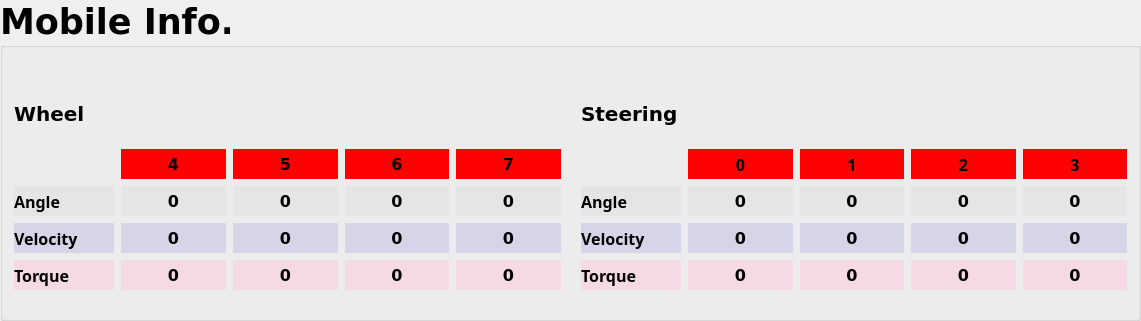
      <widget class="QGroupBox" name="Mobile_Info">
       <property name="geometry">
        <rect>
         <x>30</x>
         <y>10</y>
         <width>1141</width>
         <height>321</height>
        </rect>
       </property>
       <property name="font">
        <font>
         <family>Bitstream Vera Sans</family>
         <pointsize>26</pointsize>
         <weight>75</weight>
         <bold>true</bold>
        </font>
       </property>
       <property name="title">
        <string>Mobile Info.</string>
       </property>
       <layout class="QGridLayout" name="gridLayout_8">
        <property name="horizontalSpacing">
         <number>20</number>
        </property>
        <item row="1" column="0">
         <layout class="QGridLayout" name="grid_Wheel_Info">
          <property name="spacing">
           <number>7</number>
          </property>
          <item row="2" column="2">
           <widget class="QLabel" name="Wheel_label_PresentVelocity_2">
            <property name="font">
             <font>
              <family>Bitstream Vera Sans</family>
              <pointsize>12</pointsize>
              <weight>75</weight>
              <italic>false</italic>
              <bold>true</bold>
             </font>
            </property>
            <property name="styleSheet">
             <string notr="true">background-color: rgb(214, 212, 231)</string>
            </property>
            <property name="text">
             <string>0</string>
            </property>
            <property name="alignment">
             <set>Qt::AlignCenter</set>
            </property>
           </widget>
          </item>
          <item row="1" column="4">
           <widget class="QLabel" name="Wheel_label_PresentAngle_4">
            <property name="font">
             <font>
              <family>Bitstream Vera Sans</family>
              <pointsize>12</pointsize>
              <weight>75</weight>
              <italic>false</italic>
              <bold>true</bold>
             </font>
            </property>
            <property name="styleSheet">
             <string notr="true">background-color: rgb(229, 229, 229)</string>
            </property>
            <property name="text">
             <string>0</string>
            </property>
            <property name="alignment">
             <set>Qt::AlignCenter</set>
            </property>
           </widget>
          </item>
          <item row="1" column="0">
           <widget class="QLabel" name="Wheel_label_title_Angle">
            <property name="minimumSize">
             <size>
              <width>0</width>
              <height>30</height>
             </size>
            </property>
            <property name="maximumSize">
             <size>
              <width>100</width>
              <height>30</height>
             </size>
            </property>
            <property name="font">
             <font>
              <family>微軟正黑體</family>
              <pointsize>12</pointsize>
              <weight>75</weight>
              <bold>true</bold>
             </font>
            </property>
            <property name="styleSheet">
             <string notr="true">background-color: rgb(229, 229, 229)</string>
            </property>
            <property name="text">
             <string>Angle</string>
            </property>
           </widget>
          </item>
          <item row="3" column="0">
           <widget class="QLabel" name="Wheel_label_title_Torque">
            <property name="minimumSize">
             <size>
              <width>0</width>
              <height>30</height>
             </size>
            </property>
            <property name="maximumSize">
             <size>
              <width>100</width>
              <height>30</height>
             </size>
            </property>
            <property name="font">
             <font>
              <family>微軟正黑體</family>
              <pointsize>12</pointsize>
              <weight>75</weight>
              <bold>true</bold>
             </font>
            </property>
            <property name="styleSheet">
             <string notr="true">background-color: rgb(245, 217, 228);</string>
            </property>
            <property name="text">
             <string>Torque</string>
            </property>
           </widget>
          </item>
          <item row="0" column="4">
           <widget class="QLabel" name="Wheel_label_ID_4">
            <property name="minimumSize">
             <size>
              <width>0</width>
              <height>30</height>
             </size>
            </property>
            <property name="maximumSize">
             <size>
              <width>120</width>
              <height>30</height>
             </size>
            </property>
            <property name="font">
             <font>
              <family>Bitstream Vera Sans</family>
              <pointsize>12</pointsize>
              <weight>75</weight>
              <bold>true</bold>
             </font>
            </property>
            <property name="styleSheet">
             <string notr="true">background-color :rgb(255, 0, 0)</string>
            </property>
            <property name="text">
             <string>7</string>
            </property>
            <property name="alignment">
             <set>Qt::AlignCenter</set>
            </property>
           </widget>
          </item>
          <item row="2" column="0">
           <widget class="QLabel" name="Wheel_label_title_Velocity">
            <property name="minimumSize">
             <size>
              <width>0</width>
              <height>30</height>
             </size>
            </property>
            <property name="maximumSize">
             <size>
              <width>100</width>
              <height>30</height>
             </size>
            </property>
            <property name="font">
             <font>
              <family>微軟正黑體</family>
              <pointsize>12</pointsize>
              <weight>75</weight>
              <bold>true</bold>
             </font>
            </property>
            <property name="styleSheet">
             <string notr="true">background-color: rgb(214, 212, 231)</string>
            </property>
            <property name="text">
             <string>Velocity</string>
            </property>
           </widget>
          </item>
          <item row="0" column="1">
           <widget class="QLabel" name="Wheel_label_ID">
            <property name="minimumSize">
             <size>
              <width>0</width>
              <height>30</height>
             </size>
            </property>
            <property name="maximumSize">
             <size>
              <width>120</width>
              <height>30</height>
             </size>
            </property>
            <property name="font">
             <font>
              <family>Bitstream Vera Sans</family>
              <pointsize>12</pointsize>
              <weight>75</weight>
              <bold>true</bold>
             </font>
            </property>
            <property name="styleSheet">
             <string notr="true">background-color :rgb(255, 0, 0)</string>
            </property>
            <property name="text">
             <string>4</string>
            </property>
            <property name="alignment">
             <set>Qt::AlignCenter</set>
            </property>
           </widget>
          </item>
          <item row="0" column="3">
           <widget class="QLabel" name="Wheel_label_ID_3">
            <property name="minimumSize">
             <size>
              <width>0</width>
              <height>30</height>
             </size>
            </property>
            <property name="maximumSize">
             <size>
              <width>120</width>
              <height>30</height>
             </size>
            </property>
            <property name="font">
             <font>
              <family>Bitstream Vera Sans</family>
              <pointsize>12</pointsize>
              <weight>75</weight>
              <bold>true</bold>
             </font>
            </property>
            <property name="styleSheet">
             <string notr="true">background-color :rgb(255, 0, 0)</string>
            </property>
            <property name="text">
             <string>6</string>
            </property>
            <property name="alignment">
             <set>Qt::AlignCenter</set>
            </property>
           </widget>
          </item>
          <item row="0" column="2">
           <widget class="QLabel" name="Wheel_label_ID_2">
            <property name="minimumSize">
             <size>
              <width>0</width>
              <height>30</height>
             </size>
            </property>
            <property name="maximumSize">
             <size>
              <width>120</width>
              <height>30</height>
             </size>
            </property>
            <property name="font">
             <font>
              <family>Bitstream Vera Sans</family>
              <pointsize>12</pointsize>
              <weight>75</weight>
              <bold>true</bold>
             </font>
            </property>
            <property name="styleSheet">
             <string notr="true">background-color :rgb(255, 0, 0)</string>
            </property>
            <property name="text">
             <string>5</string>
            </property>
            <property name="alignment">
             <set>Qt::AlignCenter</set>
            </property>
           </widget>
          </item>
          <item row="1" column="3">
           <widget class="QLabel" name="Wheel_label_PresentAngle_3">
            <property name="font">
             <font>
              <family>Bitstream Vera Sans</family>
              <pointsize>12</pointsize>
              <weight>75</weight>
              <italic>false</italic>
              <bold>true</bold>
             </font>
            </property>
            <property name="styleSheet">
             <string notr="true">background-color: rgb(229, 229, 229)</string>
            </property>
            <property name="text">
             <string>0</string>
            </property>
            <property name="alignment">
             <set>Qt::AlignCenter</set>
            </property>
           </widget>
          </item>
          <item row="1" column="1">
           <widget class="QLabel" name="Wheel_label_PresentAngle">
            <property name="font">
             <font>
              <family>Bitstream Vera Sans</family>
              <pointsize>12</pointsize>
              <weight>75</weight>
              <italic>false</italic>
              <bold>true</bold>
             </font>
            </property>
            <property name="styleSheet">
             <string notr="true">background-color: rgb(229, 229, 229)</string>
            </property>
            <property name="text">
             <string>0</string>
            </property>
            <property name="alignment">
             <set>Qt::AlignCenter</set>
            </property>
           </widget>
          </item>
          <item row="2" column="4">
           <widget class="QLabel" name="Wheel_label_PresentVelocity_4">
            <property name="font">
             <font>
              <family>Bitstream Vera Sans</family>
              <pointsize>12</pointsize>
              <weight>75</weight>
              <italic>false</italic>
              <bold>true</bold>
             </font>
            </property>
            <property name="styleSheet">
             <string notr="true">background-color: rgb(214, 212, 231)</string>
            </property>
            <property name="text">
             <string>0</string>
            </property>
            <property name="alignment">
             <set>Qt::AlignCenter</set>
            </property>
           </widget>
          </item>
          <item row="1" column="2">
           <widget class="QLabel" name="Wheel_label_PresentAngle_2">
            <property name="font">
             <font>
              <family>Bitstream Vera Sans</family>
              <pointsize>12</pointsize>
              <weight>75</weight>
              <italic>false</italic>
              <bold>true</bold>
             </font>
            </property>
            <property name="styleSheet">
             <string notr="true">background-color: rgb(229, 229, 229)</string>
            </property>
            <property name="text">
             <string>0</string>
            </property>
            <property name="alignment">
             <set>Qt::AlignCenter</set>
            </property>
           </widget>
          </item>
          <item row="2" column="3">
           <widget class="QLabel" name="Wheel_label_PresentVelocity_3">
            <property name="font">
             <font>
              <family>Bitstream Vera Sans</family>
              <pointsize>12</pointsize>
              <weight>75</weight>
              <italic>false</italic>
              <bold>true</bold>
             </font>
            </property>
            <property name="styleSheet">
             <string notr="true">background-color: rgb(214, 212, 231)</string>
            </property>
            <property name="text">
             <string>0</string>
            </property>
            <property name="alignment">
             <set>Qt::AlignCenter</set>
            </property>
           </widget>
          </item>
          <item row="3" column="2">
           <widget class="QLabel" name="Wheel_label_PresentTorque_2">
            <property name="font">
             <font>
              <family>Bitstream Vera Sans</family>
              <pointsize>12</pointsize>
              <weight>75</weight>
              <italic>false</italic>
              <bold>true</bold>
             </font>
            </property>
            <property name="styleSheet">
             <string notr="true">background-color: rgb(245, 217, 228);</string>
            </property>
            <property name="text">
             <string>0</string>
            </property>
            <property name="alignment">
             <set>Qt::AlignCenter</set>
            </property>
           </widget>
          </item>
          <item row="3" column="3">
           <widget class="QLabel" name="Wheel_label_PresentTorque_3">
            <property name="font">
             <font>
              <family>Bitstream Vera Sans</family>
              <pointsize>12</pointsize>
              <weight>75</weight>
              <italic>false</italic>
              <bold>true</bold>
             </font>
            </property>
            <property name="styleSheet">
             <string notr="true">background-color: rgb(245, 217, 228);</string>
            </property>
            <property name="text">
             <string>0</string>
            </property>
            <property name="alignment">
             <set>Qt::AlignCenter</set>
            </property>
           </widget>
          </item>
          <item row="3" column="4">
           <widget class="QLabel" name="Wheel_label_PresentTorque_4">
            <property name="font">
             <font>
              <family>Bitstream Vera Sans</family>
              <pointsize>12</pointsize>
              <weight>75</weight>
              <italic>false</italic>
              <bold>true</bold>
             </font>
            </property>
            <property name="styleSheet">
             <string notr="true">background-color: rgb(245, 217, 228);</string>
            </property>
            <property name="text">
             <string>0</string>
            </property>
            <property name="alignment">
             <set>Qt::AlignCenter</set>
            </property>
           </widget>
          </item>
          <item row="2" column="1">
           <widget class="QLabel" name="Wheel_label_PresentVelocity">
            <property name="font">
             <font>
              <family>Bitstream Vera Sans</family>
              <pointsize>12</pointsize>
              <weight>75</weight>
              <italic>false</italic>
              <bold>true</bold>
             </font>
            </property>
            <property name="styleSheet">
             <string notr="true">background-color: rgb(214, 212, 231)</string>
            </property>
            <property name="text">
             <string>0</string>
            </property>
            <property name="alignment">
             <set>Qt::AlignCenter</set>
            </property>
           </widget>
          </item>
          <item row="3" column="1">
           <widget class="QLabel" name="Wheel_label_PresentTorque">
            <property name="font">
             <font>
              <family>Bitstream Vera Sans</family>
              <pointsize>12</pointsize>
              <weight>75</weight>
              <italic>false</italic>
              <bold>true</bold>
             </font>
            </property>
            <property name="styleSheet">
             <string notr="true">background-color: rgb(245, 217, 228);</string>
            </property>
            <property name="text">
             <string>0</string>
            </property>
            <property name="alignment">
             <set>Qt::AlignCenter</set>
            </property>
           </widget>
          </item>
         </layout>
        </item>
        <item row="1" column="1">
         <layout class="QGridLayout" name="grid_Steering_Info">
          <property name="spacing">
           <number>7</number>
          </property>
          <item row="2" column="0">
           <widget class="QLabel" name="Steering_label_title_Velocity">
            <property name="maximumSize">
             <size>
              <width>100</width>
              <height>30</height>
             </size>
            </property>
            <property name="font">
             <font>
              <family>微軟正黑體</family>
              <pointsize>12</pointsize>
              <weight>75</weight>
              <bold>true</bold>
             </font>
            </property>
            <property name="styleSheet">
             <string notr="true">background-color: rgb(214, 212, 231)</string>
            </property>
            <property name="text">
             <string>Velocity</string>
            </property>
           </widget>
          </item>
          <item row="3" column="0">
           <widget class="QLabel" name="Steering_label_title_Torque">
            <property name="maximumSize">
             <size>
              <width>100</width>
              <height>30</height>
             </size>
            </property>
            <property name="font">
             <font>
              <family>微軟正黑體</family>
              <pointsize>12</pointsize>
              <weight>75</weight>
              <bold>true</bold>
             </font>
            </property>
            <property name="styleSheet">
             <string notr="true">background-color: rgb(245, 217, 228);</string>
            </property>
            <property name="text">
             <string>Torque</string>
            </property>
           </widget>
          </item>
          <item row="0" column="1">
           <widget class="QLabel" name="Steering_label_ID">
            <property name="maximumSize">
             <size>
              <width>120</width>
              <height>30</height>
             </size>
            </property>
            <property name="font">
             <font>
              <family>微軟正黑體</family>
              <pointsize>12</pointsize>
              <weight>75</weight>
              <bold>true</bold>
             </font>
            </property>
            <property name="styleSheet">
             <string notr="true">background-color :rgb(255, 0, 0)</string>
            </property>
            <property name="text">
             <string>0</string>
            </property>
            <property name="alignment">
             <set>Qt::AlignCenter</set>
            </property>
           </widget>
          </item>
          <item row="0" column="2">
           <widget class="QLabel" name="Steering_label_ID_2">
            <property name="maximumSize">
             <size>
              <width>120</width>
              <height>30</height>
             </size>
            </property>
            <property name="font">
             <font>
              <family>微軟正黑體</family>
              <pointsize>12</pointsize>
              <weight>75</weight>
              <bold>true</bold>
             </font>
            </property>
            <property name="styleSheet">
             <string notr="true">background-color :rgb(255, 0, 0)</string>
            </property>
            <property name="text">
             <string>1</string>
            </property>
            <property name="alignment">
             <set>Qt::AlignCenter</set>
            </property>
           </widget>
          </item>
          <item row="0" column="3">
           <widget class="QLabel" name="Steering_label_ID_3">
            <property name="maximumSize">
             <size>
              <width>120</width>
              <height>30</height>
             </size>
            </property>
            <property name="font">
             <font>
              <family>微軟正黑體</family>
              <pointsize>12</pointsize>
              <weight>75</weight>
              <bold>true</bold>
             </font>
            </property>
            <property name="styleSheet">
             <string notr="true">background-color :rgb(255, 0, 0)</string>
            </property>
            <property name="text">
             <string>2</string>
            </property>
            <property name="alignment">
             <set>Qt::AlignCenter</set>
            </property>
           </widget>
          </item>
          <item row="0" column="4">
           <widget class="QLabel" name="Steering_label_ID_4">
            <property name="maximumSize">
             <size>
              <width>120</width>
              <height>30</height>
             </size>
            </property>
            <property name="font">
             <font>
              <family>微軟正黑體</family>
              <pointsize>12</pointsize>
              <weight>75</weight>
              <bold>true</bold>
             </font>
            </property>
            <property name="styleSheet">
             <string notr="true">background-color :rgb(255, 0, 0)</string>
            </property>
            <property name="text">
             <string>3</string>
            </property>
            <property name="alignment">
             <set>Qt::AlignCenter</set>
            </property>
           </widget>
          </item>
          <item row="1" column="0">
           <widget class="QLabel" name="Steering_label_title_Angle">
            <property name="maximumSize">
             <size>
              <width>100</width>
              <height>30</height>
             </size>
            </property>
            <property name="font">
             <font>
              <family>微軟正黑體</family>
              <pointsize>12</pointsize>
              <weight>75</weight>
              <bold>true</bold>
             </font>
            </property>
            <property name="styleSheet">
             <string notr="true">background-color: rgb(229, 229, 229)</string>
            </property>
            <property name="text">
             <string>Angle</string>
            </property>
           </widget>
          </item>
          <item row="1" column="1">
           <widget class="QLabel" name="Steering_label_PresentAngle">
            <property name="font">
             <font>
              <family>Bitstream Vera Sans</family>
              <pointsize>12</pointsize>
              <weight>75</weight>
              <bold>true</bold>
             </font>
            </property>
            <property name="styleSheet">
             <string notr="true">background-color: rgb(229, 229, 229)</string>
            </property>
            <property name="text">
             <string>0</string>
            </property>
            <property name="alignment">
             <set>Qt::AlignCenter</set>
            </property>
           </widget>
          </item>
          <item row="1" column="4">
           <widget class="QLabel" name="Steering_label_PresentAngle_4">
            <property name="font">
             <font>
              <family>Bitstream Vera Sans</family>
              <pointsize>12</pointsize>
              <weight>75</weight>
              <bold>true</bold>
             </font>
            </property>
            <property name="styleSheet">
             <string notr="true">background-color: rgb(229, 229, 229)</string>
            </property>
            <property name="text">
             <string>0</string>
            </property>
            <property name="alignment">
             <set>Qt::AlignCenter</set>
            </property>
           </widget>
          </item>
          <item row="1" column="3">
           <widget class="QLabel" name="Steering_label_PresentAngle_3">
            <property name="font">
             <font>
              <family>Bitstream Vera Sans</family>
              <pointsize>12</pointsize>
              <weight>75</weight>
              <bold>true</bold>
             </font>
            </property>
            <property name="styleSheet">
             <string notr="true">background-color: rgb(229, 229, 229)</string>
            </property>
            <property name="text">
             <string>0</string>
            </property>
            <property name="alignment">
             <set>Qt::AlignCenter</set>
            </property>
           </widget>
          </item>
          <item row="1" column="2">
           <widget class="QLabel" name="Steering_label_PresentAngle_2">
            <property name="font">
             <font>
              <family>Bitstream Vera Sans</family>
              <pointsize>12</pointsize>
              <weight>75</weight>
              <bold>true</bold>
             </font>
            </property>
            <property name="styleSheet">
             <string notr="true">background-color: rgb(229, 229, 229)</string>
            </property>
            <property name="text">
             <string>0</string>
            </property>
            <property name="alignment">
             <set>Qt::AlignCenter</set>
            </property>
           </widget>
          </item>
          <item row="2" column="4">
           <widget class="QLabel" name="Steering_label_PresentVelocity_4">
            <property name="font">
             <font>
              <family>Bitstream Vera Sans</family>
              <pointsize>12</pointsize>
              <weight>75</weight>
              <bold>true</bold>
             </font>
            </property>
            <property name="styleSheet">
             <string notr="true">background-color: rgb(214, 212, 231)</string>
            </property>
            <property name="text">
             <string>0</string>
            </property>
            <property name="alignment">
             <set>Qt::AlignCenter</set>
            </property>
           </widget>
          </item>
          <item row="2" column="3">
           <widget class="QLabel" name="Steering_label_PresentVelocity_3">
            <property name="font">
             <font>
              <family>Bitstream Vera Sans</family>
              <pointsize>12</pointsize>
              <weight>75</weight>
              <bold>true</bold>
             </font>
            </property>
            <property name="styleSheet">
             <string notr="true">background-color: rgb(214, 212, 231)</string>
            </property>
            <property name="text">
             <string>0</string>
            </property>
            <property name="alignment">
             <set>Qt::AlignCenter</set>
            </property>
           </widget>
          </item>
          <item row="2" column="2">
           <widget class="QLabel" name="Steering_label_PresentVelocity_2">
            <property name="font">
             <font>
              <family>Bitstream Vera Sans</family>
              <pointsize>12</pointsize>
              <weight>75</weight>
              <bold>true</bold>
             </font>
            </property>
            <property name="styleSheet">
             <string notr="true">background-color: rgb(214, 212, 231)</string>
            </property>
            <property name="text">
             <string>0</string>
            </property>
            <property name="alignment">
             <set>Qt::AlignCenter</set>
            </property>
           </widget>
          </item>
          <item row="2" column="1">
           <widget class="QLabel" name="Steering_label_PresentVelocity">
            <property name="font">
             <font>
              <family>Bitstream Vera Sans</family>
              <pointsize>12</pointsize>
              <weight>75</weight>
              <bold>true</bold>
             </font>
            </property>
            <property name="styleSheet">
             <string notr="true">background-color: rgb(214, 212, 231)</string>
            </property>
            <property name="text">
             <string>0</string>
            </property>
            <property name="alignment">
             <set>Qt::AlignCenter</set>
            </property>
           </widget>
          </item>
          <item row="3" column="1">
           <widget class="QLabel" name="Steering_label_PresentTorque">
            <property name="font">
             <font>
              <family>Bitstream Vera Sans</family>
              <pointsize>12</pointsize>
              <weight>75</weight>
              <bold>true</bold>
             </font>
            </property>
            <property name="styleSheet">
             <string notr="true">background-color: rgb(245, 217, 228);</string>
            </property>
            <property name="text">
             <string>0</string>
            </property>
            <property name="alignment">
             <set>Qt::AlignCenter</set>
            </property>
           </widget>
          </item>
          <item row="3" column="2">
           <widget class="QLabel" name="Steering_label_PresentTorque_2">
            <property name="font">
             <font>
              <family>Bitstream Vera Sans</family>
              <pointsize>12</pointsize>
              <weight>75</weight>
              <bold>true</bold>
             </font>
            </property>
            <property name="styleSheet">
             <string notr="true">background-color: rgb(245, 217, 228);</string>
            </property>
            <property name="text">
             <string>0</string>
            </property>
            <property name="alignment">
             <set>Qt::AlignCenter</set>
            </property>
           </widget>
          </item>
          <item row="3" column="4">
           <widget class="QLabel" name="Steering_label_PresentTorque_4">
            <property name="font">
             <font>
              <family>Bitstream Vera Sans</family>
              <pointsize>12</pointsize>
              <weight>75</weight>
              <bold>true</bold>
             </font>
            </property>
            <property name="styleSheet">
             <string notr="true">background-color: rgb(245, 217, 228);</string>
            </property>
            <property name="text">
             <string>0</string>
            </property>
            <property name="alignment">
             <set>Qt::AlignCenter</set>
            </property>
           </widget>
          </item>
          <item row="3" column="3">
           <widget class="QLabel" name="Steering_label_PresentTorque_3">
            <property name="font">
             <font>
              <family>Bitstream Vera Sans</family>
              <pointsize>12</pointsize>
              <weight>75</weight>
              <bold>true</bold>
             </font>
            </property>
            <property name="styleSheet">
             <string notr="true">background-color: rgb(245, 217, 228);</string>
            </property>
            <property name="text">
             <string>0</string>
            </property>
            <property name="alignment">
             <set>Qt::AlignCenter</set>
            </property>
           </widget>
          </item>
         </layout>
        </item>
        <item row="0" column="1">
         <widget class="QLabel" name="MobileControl_label_Steering">
          <property name="maximumSize">
           <size>
            <width>16777215</width>
            <height>50</height>
           </size>
          </property>
          <property name="font">
           <font>
            <pointsize>15</pointsize>
            <weight>75</weight>
            <bold>true</bold>
           </font>
          </property>
          <property name="text">
           <string>Steering</string>
          </property>
          <property name="alignment">
           <set>Qt::AlignBottom|Qt::AlignLeading|Qt::AlignLeft</set>
          </property>
         </widget>
        </item>
        <item row="0" column="0">
         <widget class="QLabel" name="MobileControl_label_Wheel">
          <property name="maximumSize">
           <size>
            <width>16777215</width>
            <height>50</height>
           </size>
          </property>
          <property name="font">
           <font>
            <pointsize>15</pointsize>
            <weight>75</weight>
            <bold>true</bold>
           </font>
          </property>
          <property name="styleSheet">
           <string notr="true">background-color: rgba(255, 255, 255,0);</string>
          </property>
          <property name="text">
           <string>Wheel</string>
          </property>
          <property name="alignment">
           <set>Qt::AlignBottom|Qt::AlignLeading|Qt::AlignLeft</set>
          </property>
         </widget>
        </item>
       </layout>
      </widget>
